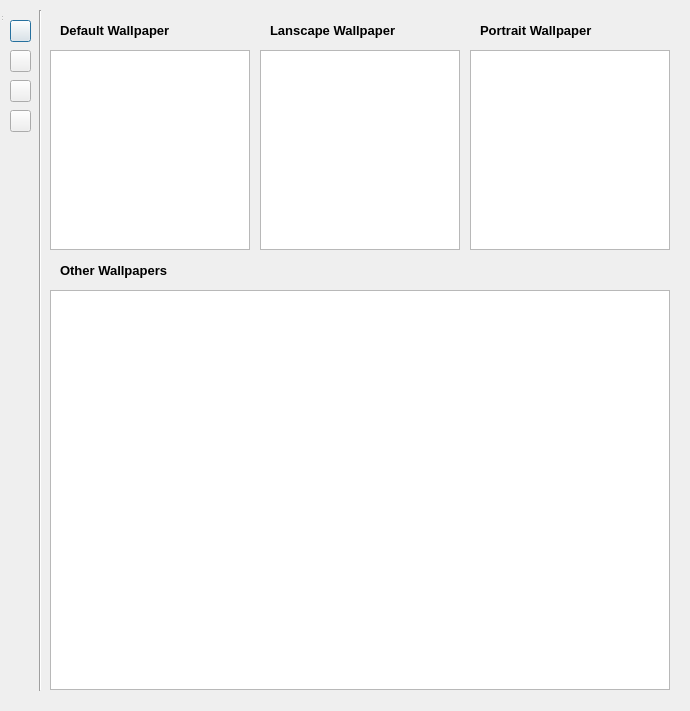
<?xml version="1.0" encoding="UTF-8"?>
<ui version="4.0">
 <class>CacheBrowser</class>
 <widget class="QDialog" name="CacheBrowser">
  <property name="geometry">
   <rect>
    <x>0</x>
    <y>0</y>
    <width>690</width>
    <height>711</height>
   </rect>
  </property>
  <property name="windowTitle">
   <string>WallpaperChanger</string>
  </property>
  <widget class="QWidget" name="centralWidget" native="true">
   <property name="geometry">
    <rect>
     <x>0</x>
     <y>0</y>
     <width>680</width>
     <height>700</height>
    </rect>
   </property>
   <property name="sizePolicy">
    <sizepolicy hsizetype="Expanding" vsizetype="Expanding">
     <horstretch>0</horstretch>
     <verstretch>0</verstretch>
    </sizepolicy>
   </property>
   <widget class="QLabel" name="Label_Others">
    <property name="geometry">
     <rect>
      <x>60</x>
      <y>260</y>
      <width>161</width>
      <height>21</height>
     </rect>
    </property>
    <property name="text">
     <string>&lt;html&gt;&lt;head/&gt;&lt;body&gt;&lt;p&gt;&lt;span style=&quot; font-size:10pt; font-weight:600;&quot;&gt;Other Wallpapers&lt;/span&gt;&lt;/p&gt;&lt;/body&gt;&lt;/html&gt;</string>
    </property>
   </widget>
   <widget class="QLabel" name="Label_Default">
    <property name="geometry">
     <rect>
      <x>60</x>
      <y>20</y>
      <width>161</width>
      <height>21</height>
     </rect>
    </property>
    <property name="text">
     <string>&lt;html&gt;&lt;head/&gt;&lt;body&gt;&lt;p&gt;&lt;span style=&quot; font-size:10pt; font-weight:600;&quot;&gt;Default Wallpaper&lt;/span&gt;&lt;/p&gt;&lt;/body&gt;&lt;/html&gt;</string>
    </property>
   </widget>
   <widget class="QLabel" name="Label_Landscape">
    <property name="geometry">
     <rect>
      <x>270</x>
      <y>20</y>
      <width>181</width>
      <height>21</height>
     </rect>
    </property>
    <property name="text">
     <string>&lt;html&gt;&lt;head/&gt;&lt;body&gt;&lt;p&gt;&lt;span style=&quot; font-size:10pt; font-weight:600;&quot;&gt;Lanscape Wallpaper&lt;/span&gt;&lt;/p&gt;&lt;/body&gt;&lt;/html&gt;</string>
    </property>
   </widget>
   <widget class="QLabel" name="Label_Portrait">
    <property name="geometry">
     <rect>
      <x>480</x>
      <y>20</y>
      <width>161</width>
      <height>21</height>
     </rect>
    </property>
    <property name="text">
     <string>&lt;html&gt;&lt;head/&gt;&lt;body&gt;&lt;p&gt;&lt;span style=&quot; font-size:10pt; font-weight:600;&quot;&gt;Portrait Wallpaper&lt;/span&gt;&lt;/p&gt;&lt;/body&gt;&lt;/html&gt;</string>
    </property>
   </widget>
   <widget class="QListView" name="ListView_Default">
    <property name="geometry">
     <rect>
      <x>50</x>
      <y>50</y>
      <width>200</width>
      <height>200</height>
     </rect>
    </property>
   </widget>
   <widget class="QListView" name="ListView_Landscape">
    <property name="geometry">
     <rect>
      <x>260</x>
      <y>50</y>
      <width>200</width>
      <height>200</height>
     </rect>
    </property>
   </widget>
   <widget class="QListView" name="ListView_Portrait">
    <property name="geometry">
     <rect>
      <x>470</x>
      <y>50</y>
      <width>200</width>
      <height>200</height>
     </rect>
    </property>
   </widget>
   <widget class="QListView" name="ListView_Others">
    <property name="geometry">
     <rect>
      <x>50</x>
      <y>290</y>
      <width>620</width>
      <height>400</height>
     </rect>
    </property>
   </widget>
   <widget class="Line" name="line">
    <property name="geometry">
     <rect>
      <x>30</x>
      <y>10</y>
      <width>20</width>
      <height>681</height>
     </rect>
    </property>
    <property name="orientation">
     <enum>Qt::Vertical</enum>
    </property>
   </widget>
   <widget class="QPushButton" name="Bnt_AddFromComputer">
    <property name="geometry">
     <rect>
      <x>10</x>
      <y>20</y>
      <width>21</width>
      <height>22</height>
     </rect>
    </property>
    <property name="toolTip">
     <string>Add New Wallpaper From Computer</string>
    </property>
    <property name="whatsThis">
     <string/>
    </property>
    <property name="text">
     <string/>
    </property>
    <property name="icon">
     <iconset>
      <normaloff>../res/green_plus.png</normaloff>../res/green_plus.png</iconset>
    </property>
   </widget>
   <widget class="QPushButton" name="Bnt_AddFromCache">
    <property name="geometry">
     <rect>
      <x>10</x>
      <y>50</y>
      <width>21</width>
      <height>22</height>
     </rect>
    </property>
    <property name="toolTip">
     <string>Add New Wallpaper From Cache</string>
    </property>
    <property name="whatsThis">
     <string/>
    </property>
    <property name="text">
     <string/>
    </property>
    <property name="icon">
     <iconset>
      <normaloff>../res/orange_plus.png</normaloff>../res/orange_plus.png</iconset>
    </property>
   </widget>
   <widget class="QPushButton" name="Bnt_RemoveCache">
    <property name="geometry">
     <rect>
      <x>10</x>
      <y>80</y>
      <width>21</width>
      <height>22</height>
     </rect>
    </property>
    <property name="toolTip">
     <string>Remove A Wallpaper</string>
    </property>
    <property name="whatsThis">
     <string/>
    </property>
    <property name="text">
     <string/>
    </property>
    <property name="icon">
     <iconset>
      <normaloff>../res/red_minus.png</normaloff>../res/red_minus.png</iconset>
    </property>
   </widget>
   <widget class="QPushButton" name="Bnt_CacheInfo">
    <property name="geometry">
     <rect>
      <x>10</x>
      <y>110</y>
      <width>21</width>
      <height>22</height>
     </rect>
    </property>
    <property name="toolTip">
     <string>Wallpaper Information</string>
    </property>
    <property name="whatsThis">
     <string/>
    </property>
    <property name="text">
     <string/>
    </property>
    <property name="icon">
     <iconset>
      <normaloff>../res/blue_question.png</normaloff>../res/blue_question.png</iconset>
    </property>
   </widget>
  </widget>
  <widget class="QStatusBar" name="statusBar">
   <property name="geometry">
    <rect>
     <x>0</x>
     <y>0</y>
     <width>3</width>
     <height>22</height>
    </rect>
   </property>
  </widget>
 </widget>
 <layoutdefault spacing="6" margin="11"/>
 <resources/>
 <connections/>
</ui>
